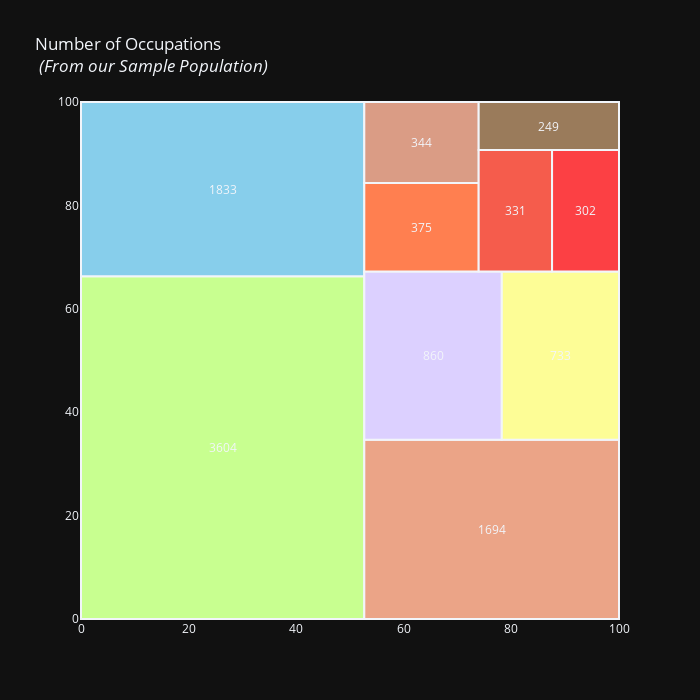

Write notebook code for a chart like this one.
### Code cell
import squarify
df = df.drop(df.loc[df["balance"] == 0].index)


x = 0
y = 0
width = 100
height = 100

job_names = df['job'].value_counts().index
values = df['job'].value_counts().tolist()

normed = squarify.normalize_sizes(values, width, height)
rects = squarify.squarify(normed, x, y, width, height)

colors = ['rgb(200, 255, 144)','rgb(135, 206, 235)',
          'rgb(235, 164, 135)','rgb(220, 208, 255)',
          'rgb(253, 253, 150)','rgb(255, 127, 80)', 
         'rgb(218, 156, 133)', 'rgb(245, 92, 76)',
         'rgb(252,64,68)', 'rgb(154,123,91)']

shapes = []
annotations = []
counter = 0

for r in rects:
    shapes.append(
        dict(
            type = 'rect',
            x0 = r['x'],
            y0 = r['y'],
            x1 = r['x'] + r['dx'],
            y1 = r['y'] + r['dy'],
            line = dict(width=2),
            fillcolor = colors[counter]
        )
    )
    annotations.append(
        dict(
            x = r['x']+(r['dx']/2),
            y = r['y']+(r['dy']/2),
            text = values[counter],
            showarrow = False
        )
    )
    counter = counter + 1
    if counter >= len(colors):
        counter = 0
    
# For hover text
trace0 = go.Scatter(
    x = [ r['x']+(r['dx']/2) for r in rects],
    y = [ r['y']+(r['dy']/2) for r in rects],
    text = [ str(v) for v in job_names],
    mode='text',
)

layout = dict(
    title='Number of Occupations <br> <i>(From our Sample Population)</i>',
    height=700, 
    width=700,
    xaxis=dict(showgrid=False,zeroline=False),
    yaxis=dict(showgrid=False,zeroline=False),
    shapes=shapes,
    annotations=annotations,
    hovermode='closest'
)

# With hovertext
figure = dict(data=[trace0], layout=layout)

iplot(figure, filename='squarify-treemap')

### Figure 1 — Plotly figure (JSON) as saved in the notebook; plotly's stock layout.template omitted (floating-point values rounded to 4 significant figures)
{"data": [{"mode": "text", "text": ["management", "blue-collar", "technician", "services", "retired", "self-employed", "student", "unemployed", "entrepreneur", "housemaid"], "x": [26.33, 26.33, 76.33, 65.44, 89.11, 63.29, 63.29, 80.74, 93.78, 86.96], "y": [33.14, 83.14, 17.33, 50.95, 50.95, 75.79, 92.16, 79.0, 79.0, 95.38], "type": "scatter"}], "layout": {"annotations": [{"showarrow": false, "text": "3604", "x": 26.33, "y": 33.14}, {"showarrow": false, "text": "1833", "x": 26.33, "y": 83.14}, {"showarrow": false, "text": "1694", "x": 76.33, "y": 17.33}, {"showarrow": false, "text": "860", "x": 65.44, "y": 50.95}, {"showarrow": false, "text": "733", "x": 89.11, "y": 50.95}, {"showarrow": false, "text": "375", "x": 63.29, "y": 75.79}, {"showarrow": false, "text": "344", "x": 63.29, "y": 92.16}, {"showarrow": false, "text": "331", "x": 80.74, "y": 79.0}, {"showarrow": false, "text": "302", "x": 93.78, "y": 79.0}, {"showarrow": false, "text": "249", "x": 86.96, "y": 95.38}], "height": 700, "hovermode": "closest", "shapes": [{"fillcolor": "rgb(200, 255, 144)", "line": {"width": 2}, "type": "rect", "x0": 0, "x1": 52.66, "y0": 0, "y1": 66.29}, {"fillcolor": "rgb(135, 206, 235)", "line": {"width": 2}, "type": "rect", "x0": 0, "x1": 52.66, "y0": 66.29, "y1": 100.0}, {"fillcolor": "rgb(235, 164, 135)", "line": {"width": 2}, "type": "rect", "x0": 52.66, "x1": 100.0, "y0": 0, "y1": 34.66}, {"fillcolor": "rgb(220, 208, 255)", "line": {"width": 2}, "type": "rect", "x0": 52.66, "x1": 78.22, "y0": 34.66, "y1": 67.25}, {"fillcolor": "rgb(253, 253, 150)", "line": {"width": 2}, "type": "rect", "x0": 78.22, "x1": 100.0, "y0": 34.66, "y1": 67.25}, {"fillcolor": "rgb(255, 127, 80)", "line": {"width": 2}, "type": "rect", "x0": 52.66, "x1": 73.92, "y0": 67.25, "y1": 84.33}, {"fillcolor": "rgb(218, 156, 133)", "line": {"width": 2}, "type": "rect", "x0": 52.66, "x1": 73.92, "y0": 84.33, "y1": 100.0}, {"fillcolor": "rgb(245, 92, 76)", "line": {"width": 2}, "type": "rect", "x0": 73.92, "x1": 87.56, "y0": 67.25, "y1": 90.75}, {"fillcolor": "rgb(252,64,68)", "line": {"width": 2}, "type": "rect", "x0": 87.56, "x1": 100.0, "y0": 67.25, "y1": 90.75}, {"fillcolor": "rgb(154,123,91)", "line": {"width": 2}, "type": "rect", "x0": 73.92, "x1": 100.0, "y0": 90.75, "y1": 100.0}], "title": {"text": "Number of Occupations <br> <i>(From our Sample Population)</i>"}, "width": 700, "xaxis": {"showgrid": false, "zeroline": false}, "yaxis": {"showgrid": false, "zeroline": false}}}
